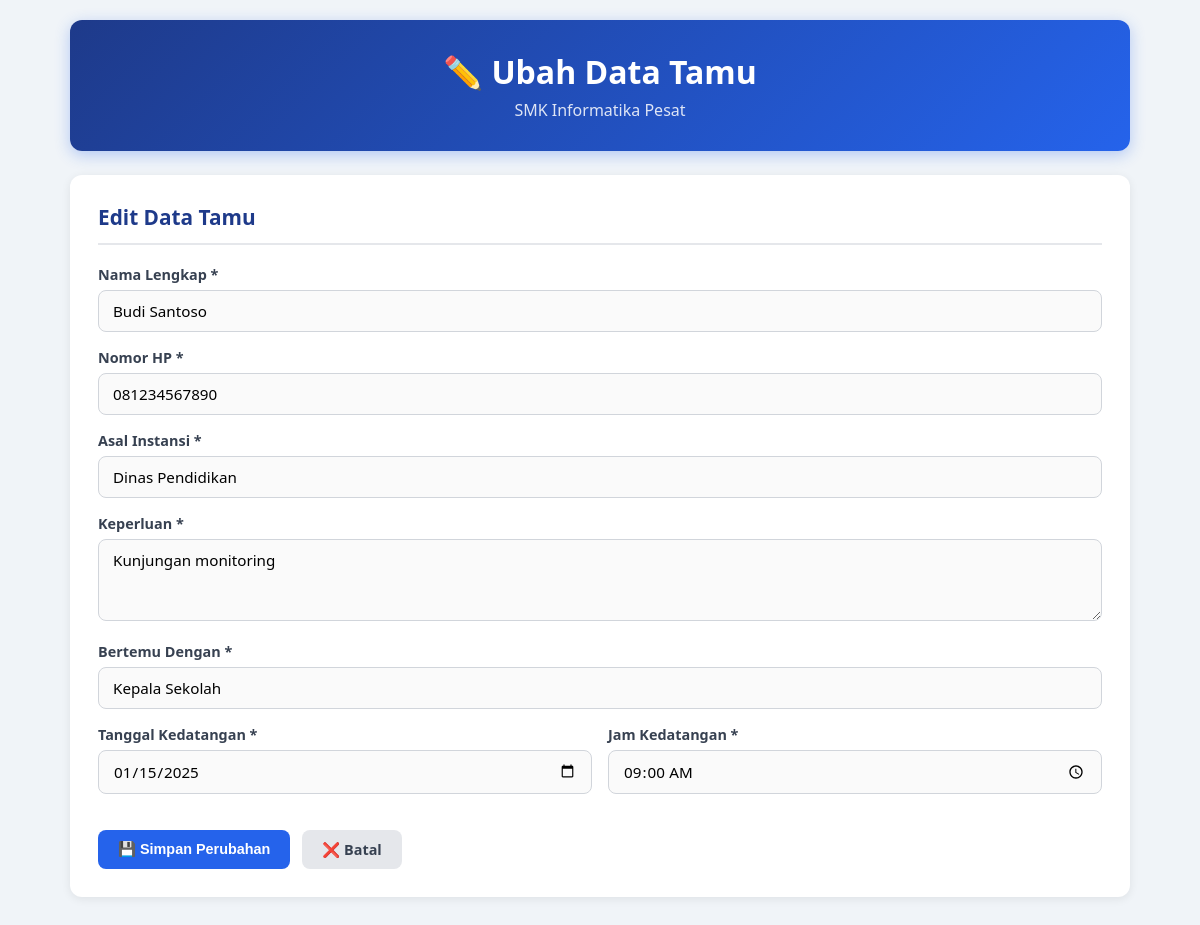
Page /ubah.php?id=1 on the committed database.
### tables this page shows
CREATE TABLE IF NOT EXISTS tamu (
    id          INT PRIMARY KEY AUTO_INCREMENT,
    nama        VARCHAR(100) NOT NULL,
    no_hp       VARCHAR(15)  NOT NULL,
    instansi    VARCHAR(100) NOT NULL,
    keperluan   TEXT         NOT NULL,
    bertemu     VARCHAR(100) NOT NULL,
    tanggal     DATE         NOT NULL,
    jam         TIME         NOT NULL,
    dibuat_pada TIMESTAMP    DEFAULT CURRENT_TIMESTAMP
);

### ubah.php (the view, shortened to what this page needs)
<!DOCTYPE html>
<html lang="id">
<head>
    <link rel="stylesheet" href="style.css">
</head>
<body>
    <div class="container">
        <div class="header">
            <h1>✏️ Ubah Data Tamu</h1>
            <p>SMK Informatika Pesat</p>
        </div>
        <?php
        require 'koneksi.php';
        $id = (int) $_GET['id'];
        $sql  = "SELECT * FROM tamu WHERE id = $id";
        $result = mysqli_query($koneksi, $sql);
        $data = mysqli_fetch_assoc($result);
        ?>
        <div class="form-card">
            <h2>Edit Data Tamu</h2>
            <form action="ubah.php?id=<?= $id ?>" method="POST">
                <div class="form-group">
                    <label for="nama">Nama Lengkap *</label>
                    <input type="text" id="nama" name="nama" value="<?= htmlspecialchars($data['nama']) ?>" required>
                </div>
                <div class="form-group">
                    <label for="no_hp">Nomor HP *</label>
                    <input type="tel" id="no_hp" name="no_hp" value="<?= htmlspecialchars($data['no_hp']) ?>" required>
                </div>
                <div class="form-group">
                    <label for="instansi">Asal Instansi *</label>
                    <input type="text" id="instansi" name="instansi" value="<?= htmlspecialchars($data['instansi']) ?>" required>
                </div>
                <div class="form-group">
                    <label for="keperluan">Keperluan *</label>
                    <textarea id="keperluan" name="keperluan" rows="3" required><?= htmlspecialchars($data['keperluan']) ?></textarea>
                </div>
                <div class="form-group">
                    <label for="bertemu">Bertemu Dengan *</label>
                    <input type="text" id="bertemu" name="bertemu" value="<?= htmlspecialchars($data['bertemu']) ?>" required>
                </div>
                <div class="form-row">
                    <div class="form-group">
                        <label for="tanggal">Tanggal Kedatangan *</label>
                        <input type="date" id="tanggal" name="tanggal" value="<?= $data['tanggal'] ?>" required>
                    </div>
                    <div class="form-group">
                        <label for="jam">Jam Kedatangan *</label>
                        <input type="time" id="jam" name="jam" value="<?= substr($data['jam'], 0, 5) ?>" required>
                    </div>
                </div>
                <div class="form-actions">
                    <button type="submit" class="btn btn-primary">💾 Simpan Perubahan</button>
                    <a href="tampil.php" class="btn btn-secondary">❌ Batal</a>
                </div>
            </form>
        </div>
    </div>
</body>
</html>

### style.css (style rules this page uses)
* { margin: 0; padding: 0; box-sizing: border-box; }
body { font-family: 'Segoe UI', Tahoma, Geneva, Verdana, sans-serif; background: #f0f4f8; color: #333; min-height: 100vh; }
.container { max-width: 1100px; margin: 0 auto; padding: 20px; }
.header { background: linear-gradient(135deg, #1e3a8a, #2563eb); color: white; text-align: center; padding: 30px 20px; border-radius: 12px; margin-bottom: 24px; box-shadow: 0 4px 15px rgba(37, 99, 235, 0.3); }
.header h1 { font-size: 2rem; margin-bottom: 6px; }
.header p { font-size: 1rem; opacity: 0.85; }
.form-card { background: white; border-radius: 12px; padding: 28px; box-shadow: 0 2px 10px rgba(0,0,0,0.08); margin-bottom: 20px; }
.form-card h2 { margin-bottom: 20px; font-size: 1.3rem; color: #1e3a8a; border-bottom: 2px solid #e5e7eb; padding-bottom: 12px; }
.form-group { margin-bottom: 16px; }
.form-row { display: grid; grid-template-columns: 1fr 1fr; gap: 16px; }
label { display: block; margin-bottom: 6px; font-weight: 600; font-size: 0.9rem; color: #374151; }
input[type="text"], input[type="tel"], input[type="date"], input[type="time"], textarea { width: 100%; padding: 10px 14px; border: 1.5px solid #d1d5db; border-radius: 8px; font-size: 0.95rem; font-family: inherit; transition: border-color 0.2s, box-shadow 0.2s; background: #fafafa; }
textarea { resize: vertical; }
.btn { display: inline-block; padding: 10px 20px; border-radius: 8px; font-size: 0.9rem; font-weight: 600; cursor: pointer; border: none; text-decoration: none; transition: all 0.2s; }
.btn-primary { background: #2563eb; color: white; }
.btn-secondary { background: #e5e7eb; color: #374151; }
.form-actions { display: flex; gap: 12px; margin-top: 20px; }

### rows in the picture
tamu: nama "Budi Santoso", no_hp "081234567890", instansi "Dinas Pendidikan", keperluan "Kunjungan monitoring", bertemu "Kepala Sekolah", tanggal "01/15/2025", jam "09:00"
